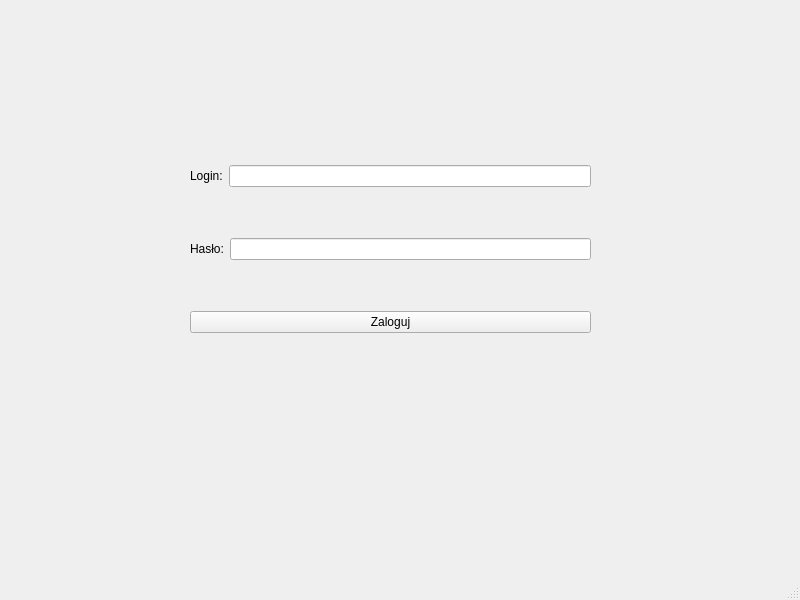
<?xml version="1.0" encoding="UTF-8"?>
<ui version="4.0">
 <class>MainWindow</class>
 <widget class="QMainWindow" name="MainWindow">
  <property name="geometry">
   <rect>
    <x>0</x>
    <y>0</y>
    <width>800</width>
    <height>600</height>
   </rect>
  </property>
  <property name="windowTitle">
   <string>MainWindow</string>
  </property>
  <widget class="QWidget" name="centralwidget">
   <widget class="QStackedWidget" name="stackedWidget">
    <property name="geometry">
     <rect>
      <x>0</x>
      <y>0</y>
      <width>800</width>
      <height>600</height>
     </rect>
    </property>
    <widget class="QWidget" name="Logowanie">
     <widget class="QWidget" name="layoutWidget">
      <property name="geometry">
       <rect>
        <x>190</x>
        <y>120</y>
        <width>401</width>
        <height>261</height>
       </rect>
      </property>
      <layout class="QVBoxLayout" name="verticalLayout">
       <item>
        <layout class="QHBoxLayout" name="horizontalLayout">
         <item>
          <widget class="QLabel" name="label">
           <property name="text">
            <string>Login:</string>
           </property>
          </widget>
         </item>
         <item>
          <widget class="QLineEdit" name="lineEditLogin"/>
         </item>
        </layout>
       </item>
       <item>
        <layout class="QHBoxLayout" name="horizontalLayout_2">
         <item>
          <widget class="QLabel" name="label_2">
           <property name="text">
            <string>Hasło:</string>
           </property>
          </widget>
         </item>
         <item>
          <widget class="QLineEdit" name="lineEditHaslo">
           <property name="echoMode">
            <enum>QLineEdit::Password</enum>
           </property>
          </widget>
         </item>
        </layout>
       </item>
       <item>
        <widget class="QPushButton" name="pushButtonZaloguj">
         <property name="text">
          <string>Zaloguj</string>
         </property>
        </widget>
       </item>
      </layout>
     </widget>
    </widget>
    <widget class="QWidget" name="PoZalogowaniu">
     <widget class="QWidget" name="layoutWidget">
      <property name="geometry">
       <rect>
        <x>290</x>
        <y>130</y>
        <width>181</width>
        <height>271</height>
       </rect>
      </property>
      <layout class="QVBoxLayout" name="verticalLayout_3">
       <item>
        <widget class="QPushButton" name="pushButtonPoZalDodaj">
         <property name="text">
          <string>Dodaj</string>
         </property>
        </widget>
       </item>
       <item>
        <widget class="QPushButton" name="pushButtonPoZalUsun">
         <property name="text">
          <string>Usun</string>
         </property>
        </widget>
       </item>
       <item>
        <widget class="QPushButton" name="pushButtonPoZalRaport1">
         <property name="text">
          <string>Raport1</string>
         </property>
        </widget>
       </item>
       <item>
        <widget class="QPushButton" name="pushButtonPoZalRaport2">
         <property name="text">
          <string>Raport2</string>
         </property>
        </widget>
       </item>
       <item>
        <widget class="QPushButton" name="pushButtonWroc">
         <property name="text">
          <string>Wróć</string>
         </property>
        </widget>
       </item>
      </layout>
     </widget>
    </widget>
    <widget class="QWidget" name="DodajProdukt">
     <widget class="QWidget" name="layoutWidget">
      <property name="geometry">
       <rect>
        <x>40</x>
        <y>30</y>
        <width>691</width>
        <height>491</height>
       </rect>
      </property>
      <layout class="QVBoxLayout" name="verticalLayout_6">
       <item>
        <layout class="QHBoxLayout" name="horizontalLayout_25">
         <item>
          <layout class="QVBoxLayout" name="verticalLayout_4">
           <item>
            <layout class="QHBoxLayout" name="horizontalLayout_16">
             <item>
              <widget class="QLabel" name="label_16">
               <property name="text">
                <string>Nazwa</string>
               </property>
              </widget>
             </item>
             <item>
              <widget class="QLineEdit" name="lineEditDodNazwa"/>
             </item>
            </layout>
           </item>
           <item>
            <layout class="QHBoxLayout" name="horizontalLayout_9">
             <item>
              <widget class="QLabel" name="label_9">
               <property name="text">
                <string>Jednostka podstawowa</string>
               </property>
              </widget>
             </item>
             <item>
              <widget class="QLineEdit" name="lineEditDodJedPod"/>
             </item>
            </layout>
           </item>
           <item>
            <layout class="QHBoxLayout" name="horizontalLayout_5">
             <item>
              <widget class="QLabel" name="label_5">
               <property name="text">
                <string>Jednostaka w sztuce</string>
               </property>
              </widget>
             </item>
             <item>
              <widget class="QLineEdit" name="lineEditDodJedSztu"/>
             </item>
            </layout>
           </item>
           <item>
            <layout class="QHBoxLayout" name="horizontalLayout_6">
             <item>
              <widget class="QLabel" name="label_6">
               <property name="text">
                <string>Opis</string>
               </property>
              </widget>
             </item>
             <item>
              <widget class="QLineEdit" name="lineEditDodOpis"/>
             </item>
            </layout>
           </item>
           <item>
            <layout class="QHBoxLayout" name="horizontalLayout_7">
             <item>
              <widget class="QLabel" name="label_7">
               <property name="text">
                <string>Typ</string>
               </property>
              </widget>
             </item>
             <item>
              <widget class="QLineEdit" name="lineEditDodTyp"/>
             </item>
            </layout>
           </item>
           <item>
            <layout class="QHBoxLayout" name="horizontalLayout_8">
             <item>
              <widget class="QLabel" name="label_8">
               <property name="text">
                <string>Producent</string>
               </property>
              </widget>
             </item>
             <item>
              <widget class="QLineEdit" name="lineEditDodProdu"/>
             </item>
            </layout>
           </item>
           <item>
            <layout class="QHBoxLayout" name="horizontalLayout_15">
             <item>
              <widget class="QLabel" name="label_15">
               <property name="text">
                <string>Podtyp</string>
               </property>
              </widget>
             </item>
             <item>
              <widget class="QLineEdit" name="lineEditDodPodtyp"/>
             </item>
            </layout>
           </item>
          </layout>
         </item>
         <item>
          <layout class="QVBoxLayout" name="verticalLayout_5">
           <item>
            <layout class="QHBoxLayout" name="horizontalLayout_17">
             <item>
              <widget class="QLabel" name="label_17">
               <property name="text">
                <string>Material</string>
               </property>
              </widget>
             </item>
             <item>
              <widget class="QLineEdit" name="lineEditDodMat"/>
             </item>
            </layout>
           </item>
           <item>
            <layout class="QHBoxLayout" name="horizontalLayout_18">
             <item>
              <widget class="QLabel" name="label_18">
               <property name="text">
                <string>Kolor</string>
               </property>
              </widget>
             </item>
             <item>
              <widget class="QLineEdit" name="lineEditDodKolor"/>
             </item>
            </layout>
           </item>
           <item>
            <layout class="QHBoxLayout" name="horizontalLayout_19">
             <item>
              <widget class="QLabel" name="label_19">
               <property name="text">
                <string>Dlugosc nominalna</string>
               </property>
              </widget>
             </item>
             <item>
              <widget class="QLineEdit" name="lineEditDodDlugNom"/>
             </item>
            </layout>
           </item>
           <item>
            <layout class="QHBoxLayout" name="horizontalLayout_20">
             <item>
              <widget class="QLabel" name="label_20">
               <property name="text">
                <string>Szerokosc nominalna</string>
               </property>
              </widget>
             </item>
             <item>
              <widget class="QLineEdit" name="lineEditDodSzerNom"/>
             </item>
            </layout>
           </item>
           <item>
            <layout class="QHBoxLayout" name="horizontalLayout_21">
             <item>
              <widget class="QLabel" name="label_21">
               <property name="text">
                <string>Grubosc</string>
               </property>
              </widget>
             </item>
             <item>
              <widget class="QLineEdit" name="lineEditDodGrub"/>
             </item>
            </layout>
           </item>
           <item>
            <layout class="QHBoxLayout" name="horizontalLayout_22">
             <item>
              <widget class="QLabel" name="label_22">
               <property name="text">
                <string>Struktura</string>
               </property>
              </widget>
             </item>
             <item>
              <widget class="QLineEdit" name="lineEditDodStrukt"/>
             </item>
            </layout>
           </item>
           <item>
            <layout class="QHBoxLayout" name="horizontalLayout_23">
             <item>
              <widget class="QLabel" name="label_23">
               <property name="text">
                <string>Gradacja</string>
               </property>
              </widget>
             </item>
             <item>
              <widget class="QLineEdit" name="lineEditDodGradacja"/>
             </item>
            </layout>
           </item>
           <item>
            <layout class="QHBoxLayout" name="horizontalLayout_24">
             <item>
              <widget class="QLabel" name="label_24">
               <property name="text">
                <string>Srednica</string>
               </property>
              </widget>
             </item>
             <item>
              <widget class="QLineEdit" name="lineEditDodSrednica"/>
             </item>
            </layout>
           </item>
          </layout>
         </item>
        </layout>
       </item>
       <item>
        <widget class="QPushButton" name="pushButtonDodDodaj">
         <property name="text">
          <string>Dodaj</string>
         </property>
        </widget>
       </item>
       <item>
        <widget class="QPushButton" name="pushButtonWrocZDodaj">
         <property name="text">
          <string>Wróć</string>
         </property>
        </widget>
       </item>
      </layout>
     </widget>
    </widget>
    <widget class="QWidget" name="uSUN">
     <widget class="QPushButton" name="pushButtonUsun">
      <property name="geometry">
       <rect>
        <x>360</x>
        <y>310</y>
        <width>93</width>
        <height>29</height>
       </rect>
      </property>
      <property name="text">
       <string>Usun</string>
      </property>
     </widget>
     <widget class="QPushButton" name="pushButton_2">
      <property name="geometry">
       <rect>
        <x>380</x>
        <y>420</y>
        <width>93</width>
        <height>29</height>
       </rect>
      </property>
      <property name="text">
       <string>Wroc</string>
      </property>
     </widget>
     <widget class="QWidget" name="">
      <property name="geometry">
       <rect>
        <x>260</x>
        <y>190</y>
        <width>285</width>
        <height>55</height>
       </rect>
      </property>
      <layout class="QVBoxLayout" name="verticalLayout_2">
       <item>
        <widget class="QLabel" name="label_3">
         <property name="text">
          <string>Podaj id produktu opisowego do usunieica</string>
         </property>
        </widget>
       </item>
       <item>
        <widget class="QLineEdit" name="lineEditUsun"/>
       </item>
      </layout>
     </widget>
    </widget>
    <widget class="QWidget" name="rap1">
     <widget class="QPushButton" name="pushButtonRap1Wroc">
      <property name="geometry">
       <rect>
        <x>310</x>
        <y>450</y>
        <width>93</width>
        <height>29</height>
       </rect>
      </property>
      <property name="text">
       <string>Wroc</string>
      </property>
     </widget>
     <widget class="QTableView" name="tableView">
      <property name="geometry">
       <rect>
        <x>60</x>
        <y>40</y>
        <width>671</width>
        <height>381</height>
       </rect>
      </property>
     </widget>
    </widget>
    <widget class="QWidget" name="rap2">
     <widget class="QTableView" name="tableView_rap2">
      <property name="geometry">
       <rect>
        <x>60</x>
        <y>20</y>
        <width>671</width>
        <height>351</height>
       </rect>
      </property>
     </widget>
     <widget class="QPushButton" name="pushButtonRap2Wroc">
      <property name="geometry">
       <rect>
        <x>360</x>
        <y>430</y>
        <width>93</width>
        <height>29</height>
       </rect>
      </property>
      <property name="text">
       <string>Wroc</string>
      </property>
     </widget>
    </widget>
   </widget>
  </widget>
  <widget class="QMenuBar" name="menubar">
   <property name="geometry">
    <rect>
     <x>0</x>
     <y>0</y>
     <width>800</width>
     <height>26</height>
    </rect>
   </property>
  </widget>
  <widget class="QStatusBar" name="statusbar"/>
 </widget>
 <resources/>
 <connections/>
</ui>
